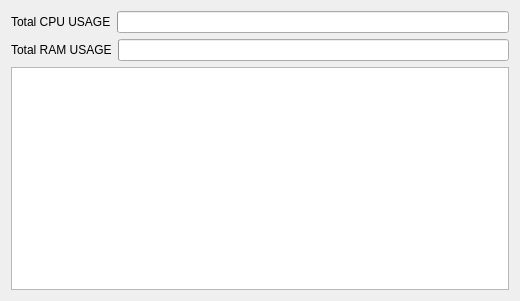
<?xml version="1.0" encoding="UTF-8"?>
<ui version="4.0">
 <class>PcMonitorUi</class>
 <widget class="QWidget" name="PcMonitorUi">
  <property name="geometry">
   <rect>
    <x>0</x>
    <y>0</y>
    <width>520</width>
    <height>301</height>
   </rect>
  </property>
  <property name="windowTitle">
   <string>PC Monitor</string>
  </property>
  <layout class="QGridLayout" name="gridLayout">
   <item row="0" column="0">
    <layout class="QVBoxLayout" name="verticalLayout">
     <item>
      <layout class="QHBoxLayout" name="horizontalLayout">
       <item>
        <widget class="QLabel" name="label">
         <property name="text">
          <string>Total CPU USAGE</string>
         </property>
        </widget>
       </item>
       <item>
        <widget class="QProgressBar" name="progressBar_cpu_usage"/>
       </item>
      </layout>
     </item>
     <item>
      <layout class="QHBoxLayout" name="horizontalLayout_2">
       <item>
        <widget class="QLabel" name="label_2">
         <property name="text">
          <string>Total RAM USAGE</string>
         </property>
        </widget>
       </item>
       <item>
        <widget class="QProgressBar" name="progressBar_ram_usage"/>
       </item>
      </layout>
     </item>
     <item>
      <widget class="QListView" name="listView_individual_logical_cpu"/>
     </item>
    </layout>
   </item>
  </layout>
  <zorder>progressBar_cpu_usage</zorder>
  <zorder>progressBar_ram_usage</zorder>
  <zorder>label</zorder>
  <zorder>label_2</zorder>
  <zorder>progressBar_ram_usage</zorder>
  <zorder>treeView_individual_logical_cpu</zorder>
  <zorder>label_2</zorder>
 </widget>
 <resources/>
 <connections/>
</ui>
